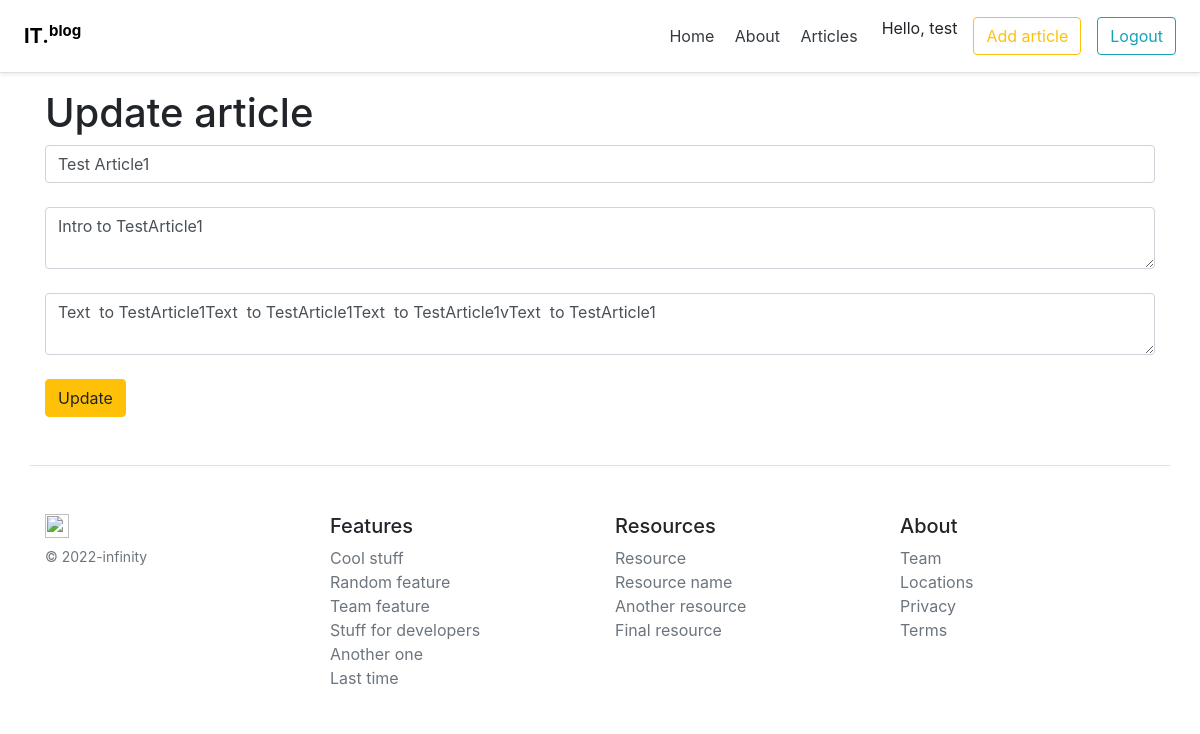
Page /posts/1/update (signed in) on the committed database.
### users/models.py (models this page shows, shortened)
class User(UserMixin, Base):
    __tablename__ = 'user'
    id = Column(Integer, primary_key=True, autoincrement=True)
    username = Column(String(100), nullable=False, unique=True)
    passwd = Column(String(254), nullable=False)
    email = Column(String(100), nullable=False, unique=True)
    status = Column(Integer, ForeignKey('status.code'), default=1)
    register_date = Column(DateTime, default=OUR_TIME)
    dlm = Column(DateTime, default=OUR_TIME)
    ulm = Column(Integer, ForeignKey('user.id'))
    role_id = Column(Integer, ForeignKey('userrole.id'))
    user_hash = Column(String(254), nullable=True, default='')

### models.py (models this page shows, shortened)
class Article(Base):
    __tablename__ = 'article'
    id = Column(Integer, primary_key=True, autoincrement=True)
    user_id = Column(Integer, ForeignKey('user.id'), nullable=False)
    title = Column(String(100), nullable=False)
    intro = Column(String(300), nullable=False)
    text = Column(Text, nullable=False)
    status = Column(Integer, ForeignKey('status.code'), nullable=False, default=1)
    dlm = Column(DateTime, default=OUR_TIME)
    creation_date = Column(DateTime, default=OUR_TIME)

### routes.py (the view)
@app.route('/posts/<int:id>/update', methods=['POST', 'GET'])
@login_required
def article_update(id):
    article = db.session.query(Article).get(id)
    if request.method == 'POST':
        article.title = request.form['title']
        article.intro = request.form['intro']
        article.text = request.form['text']
        article.dlm = datetime.utcnow()
        article = Article(title=article.title, intro=article.intro, text=article.text, dlm=article.dlm)
        try:
            db.session.commit()
            return redirect('/posts')
        except Exception as e:
            return f'An error occurred while updating the article: {str(e)}'
    else:
        return render_template('article_update.html', article=article)

### app.py (called while the page is built)
@login_manager.user_loader
def load_user(user_id):
    from users.models import User
    return db.session.query(User).get(int(user_id))

### templates/article_update.html (shortened to what this page needs)
{% extends 'base/base.html' %}
{% block body %}
    <div class="container">
        <h1>Update article</h1>
        <form method="post">
            <input type="text" name="title" id="title" value="{{ article.title}}" class="form-control"></br>
            <textarea name="intro" id="intro" class="form-control">{{ article.intro }}</textarea></br>
            <textarea name="text" id="text" class="form-control">{{ article.text }}</textarea></br>
            <input type="submit" class="btn btn-warning" value="Update">
        </form>
    </div>
{% endblock %}

### templates/base/base.html (shortened to what this page needs)
<!doctype html>
<html lang="en">
<head>
    <link rel="stylesheet" href="/static/css/rating_style.css">
    <link rel="stylesheet" href="https://cdn.jsdelivr.net/npm/bootstrap@4.6.1/dist/css/bootstrap.min.css">
</head>
<body>
  <div class="d-flex flex-column flex-md-row align-items-center p-3 px-md-4 mb-3 bg-white border-bottom shadow-sm">
      <h5 class="my-0 mr-md-auto font-weight-normal"><a href="/" style="color: black"><strong>IT.<sup>blog</sup></strong></a></h5>
      <nav class="my-2 my-md-0 mr-md-3">
        <a class="p-2 text-dark" href="/">Home</a>
        <a class="p-2 text-dark" href="/about">About</a>
        <a class="p-2 text-dark" href="/posts">Articles</a>
      </nav>
      {% if current_user.is_authenticated %}
        <p class="mr-3">Hello, {{ current_user.username }}</p>
        <a class="btn btn-outline-warning mr-3" href="/add-article">Add article</a>
        <a class="btn btn-outline-info" href="{{ url_for('users.logout') }}">Logout</a>
      {% else %}
        <a class="btn btn-outline-info" href="{{ url_for('users.login') }}" >Login</a>
      {% endif %}
    </div>
{% block body %}{% endblock %}
<footer class="container pt-4 my-md-5 pt-md-5 border-top">
    <div class="row">
      <div class="col-12 col-md">
        <img class="mb-2" src="/docs/4.3/assets/brand/bootstrap-solid.svg" alt="" width="24" height="24">
        <small class="d-block mb-3 text-muted">© 2022-infinity</small>
      </div>
      <div class="col-6 col-md">
        <h5>Features</h5>
        <ul class="list-unstyled text-small">
          <li><a class="text-muted" href="#">Cool stuff</a></li>
          <li><a class="text-muted" href="#">Random feature</a></li>
          <li><a class="text-muted" href="#">Team feature</a></li>
          <li><a class="text-muted" href="#">Stuff for developers</a></li>
          <li><a class="text-muted" href="#">Another one</a></li>
          <li><a class="text-muted" href="#">Last time</a></li>
        </ul>
      </div>
      <div class="col-6 col-md">
        <h5>Resources</h5>
        <ul class="list-unstyled text-small">
          <li><a class="text-muted" href="#">Resource</a></li>
          <li><a class="text-muted" href="#">Resource name</a></li>
          <li><a class="text-muted" href="#">Another resource</a></li>
          <li><a class="text-muted" href="#">Final resource</a></li>
        </ul>
      </div>
      <div class="col-6 col-md">
        <h5>About</h5>
        <ul class="list-unstyled text-small">
          <li><a class="text-muted" href="#">Team</a></li>
          <li><a class="text-muted" href="#">Locations</a></li>
          <li><a class="text-muted" href="#">Privacy</a></li>
          <li><a class="text-muted" href="#">Terms</a></li>
        </ul>
      </div>
    </div>
  </footer>
</body>
</html>

### rows in the picture
User: username "test"
Article: title "Test Article1", intro "Intro to TestArticle1", text "Text to TestArticle1Text to TestArticle1Text to TestArticle1vText to TestArticle1"
